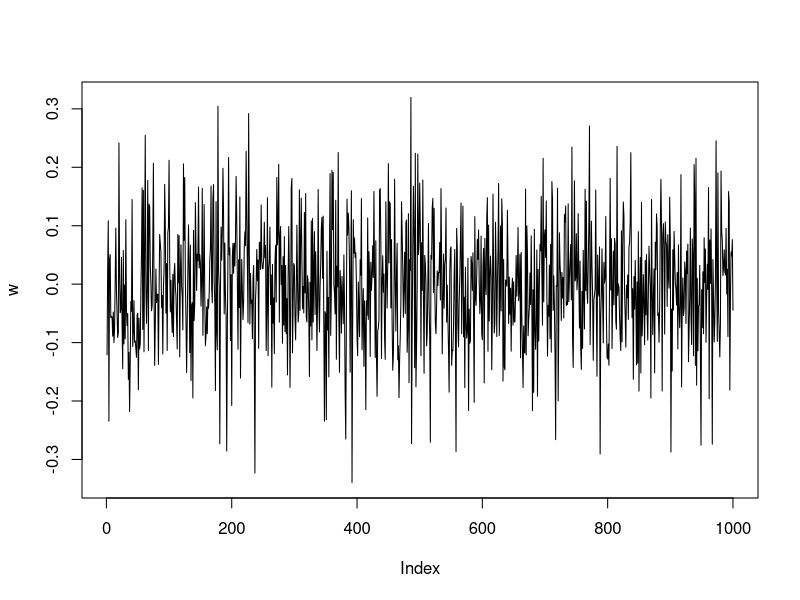
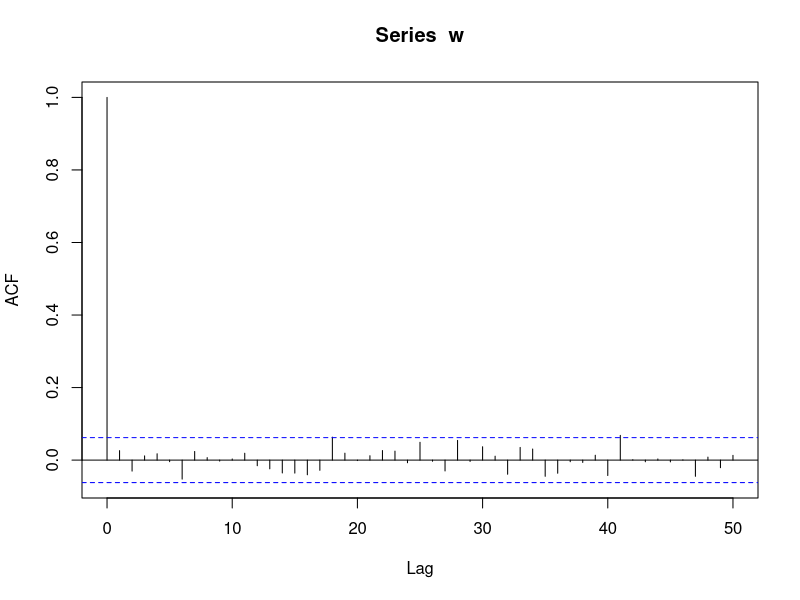
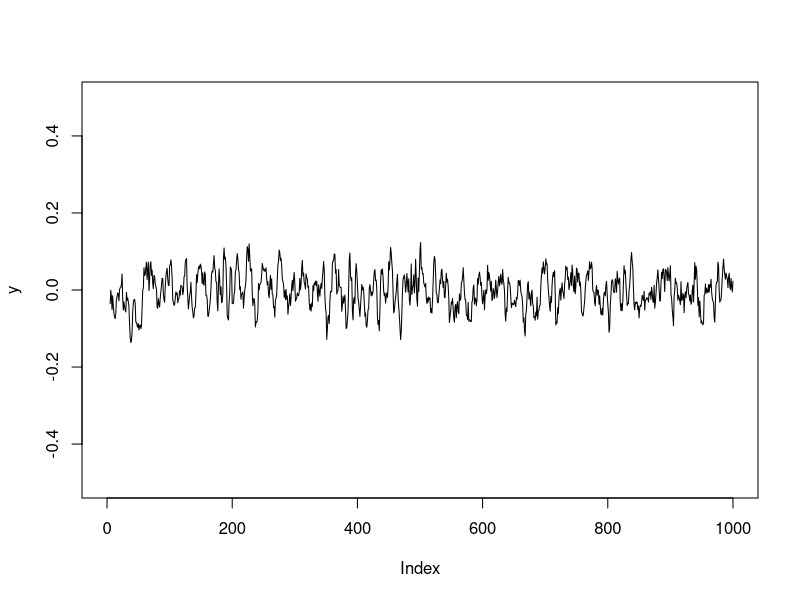
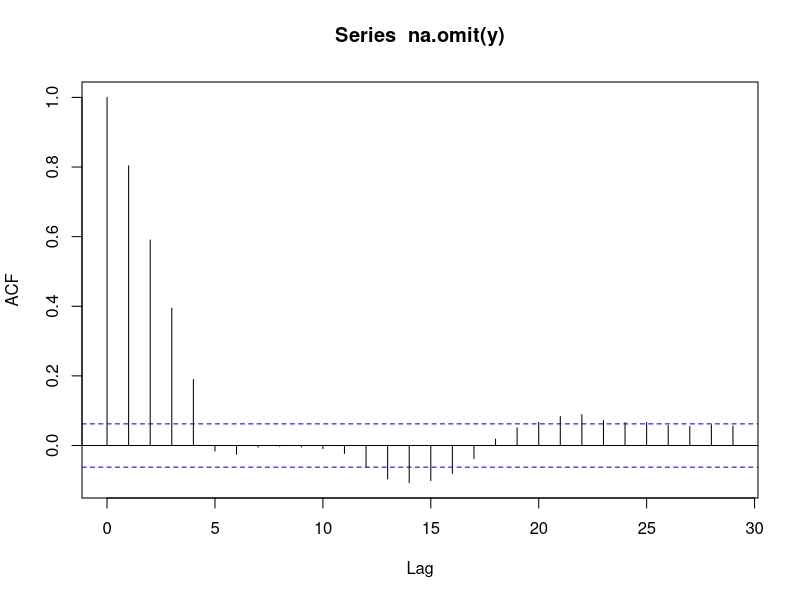
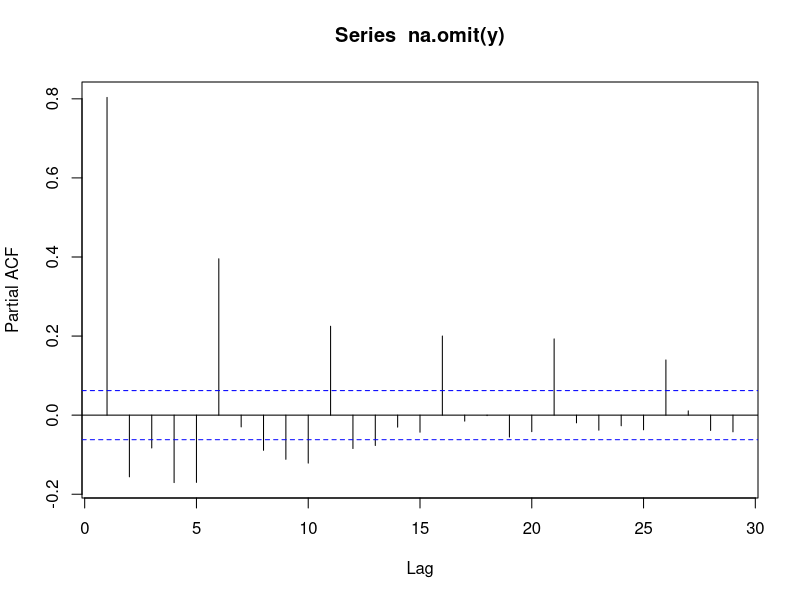
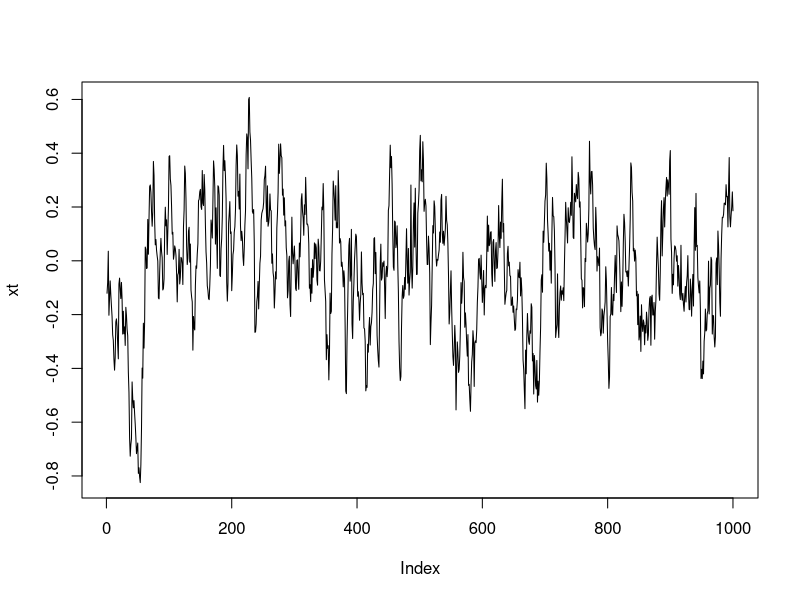
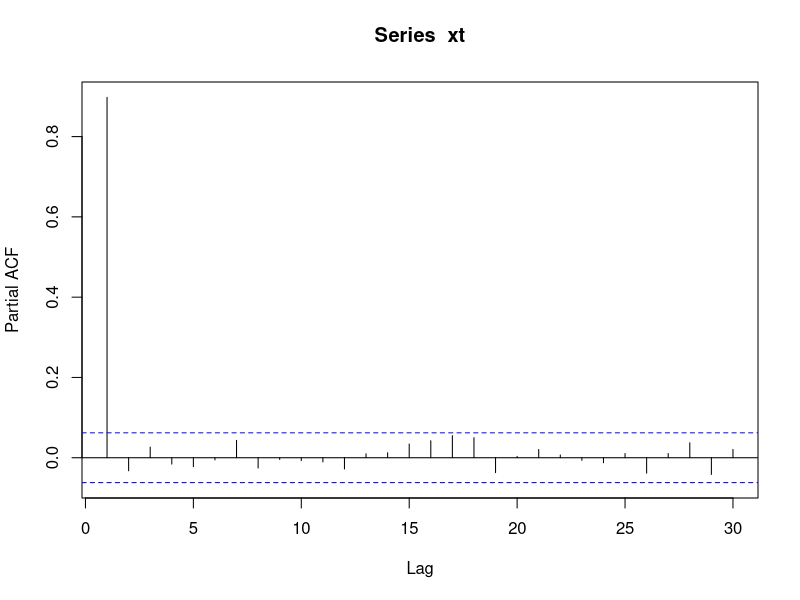
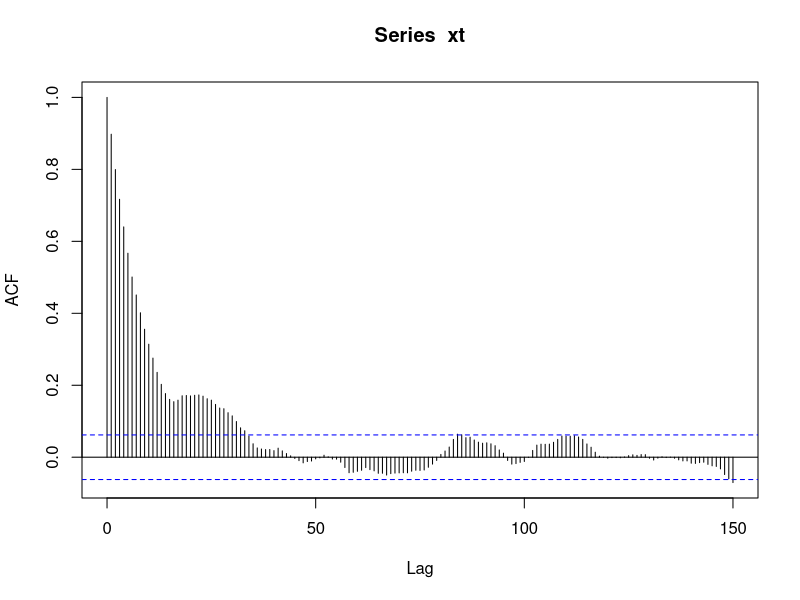

Reproduce these figures in R, in order.
rm(list=ls())
set.seed(1234)
w=rnorm(1000,0,0.1)
plot(w,type="l")
acf(w,lag.max=50)
y=array(dim=1)
for(i in 5:1000){
  y[i]=((w[i]+w[i-1]+w[i-2]+w[i-3]+w[i-4]))/5
}
plot(y,type="l",xlim=c(0,1000),ylim=c(-0.5,0.5))
acf(na.omit(y),log.max=150)
y
pacf(na.omit(y),log.max=150)
###(07.08.24)(AR(1))
xt=array(dim=1)
xt[1]=0+w[1]
for(i in 2:length(w)){
  xt[i]=0.9*xt[i-1]+w[i]
}
plot(xt,type="l")
pacf(xt)

####another method
x=filter(w,filter=0.9,method="recursive")
#######
acf(xt,lag.max=150)
#AR(2)
xt2=filter(w,filter=c(1,-0.9),method="recursive")
plot(xt2)
acf(xt2,lag.max=100)
pacf(xt2)
###
rm(list=ls())
set.seed(1234)
wn=rnorm(300,0,1)
del1=0
del2=0.2
del3=-0.6
r1=r2=r3=array(dim=1)
r1[1]=del1+wn[1]
r2[1]=del2+wn[1]
r3[1]=del3+wn[1]
for(i in 2:length(wn)){
  r1[i]=del1+r1[i-1]+wn[i]
  r2[i]=del2+r2[i-1]+wn[i]
  r3[i]=del3+r3[i-1]+wn[i]
}
plot(r1,type="l",ylim=c(-100,100))
lines(del1*(1:300),col="blue")
lines(r2,col="red",type="l")
lines(del2*(1:300),col="blue")
lines(r3,col="cyan")
lines(del3*(1:300),col="blue")
